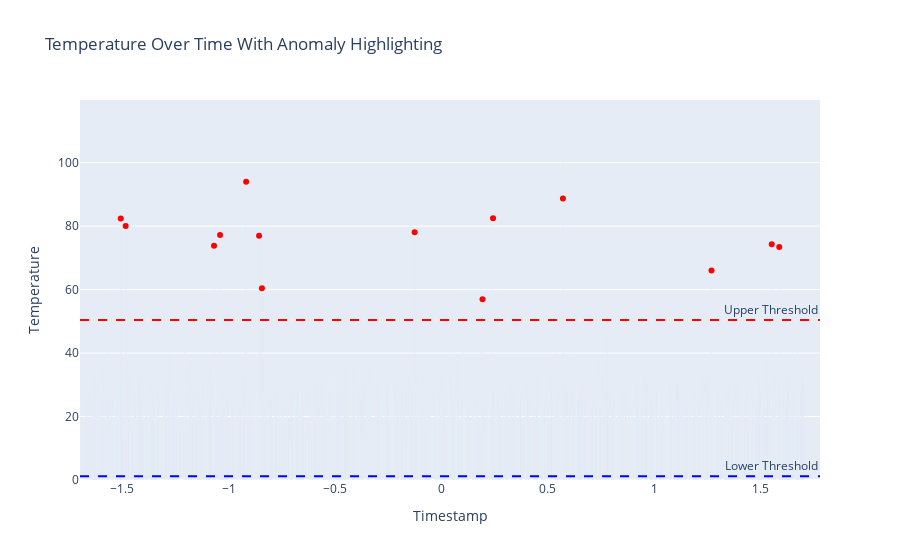

The notebook cell this image was saved under:
### Code cell
import plotly.express as px

fig = px.bar(data, x='Timestamp', y='Temperature', title='Temperature Over Time With Anomaly Highlighting')
fig.add_hline(y=threshold_upper, line_dash="dash", line_color="red", annotation_text="Upper Threshold")
fig.add_hline(y=threshold_lower, line_dash="dash", line_color="blue", annotation_text="Lower Threshold")
fig.add_trace(px.scatter(anomalies, x='Timestamp', y='Temperature', color_discrete_sequence=['red']).data[0])
fig.show()

### Figure 1 — Plotly figure (JSON) as saved in the notebook; plotly's stock layout.template omitted (floating-point values rounded to 4 significant figures; data arrays with more than 128 entries replaced by an {"elided": "..."} marker saying what was removed)
{"data": [{"alignmentgroup": "True", "hovertemplate": "Timestamp=%{x}<br>Temperature=%{y}<extra></extra>", "legendgroup": "", "marker": {"color": "#636efa", "pattern": {"shape": ""}}, "name": "", "offsetgroup": "", "orientation": "v", "showlegend": false, "textposition": "auto", "type": "bar", "x": {"elided": "1000 float values"}, "xaxis": "x", "y": {"elided": "1000 float values"}, "yaxis": "y"}, {"hovertemplate": "Timestamp=%{x}<br>Temperature=%{y}<extra></extra>", "legendgroup": "", "marker": {"color": "red", "symbol": "circle"}, "mode": "markers", "name": "", "orientation": "v", "showlegend": false, "type": "scatter", "x": [0.2428, -0.8577, -1.485, -0.9184, -1.508, -1.07, -0.1259, 0.5714, 1.27, -1.041, 1.553, 0.1933, -0.8442, 1.589], "xaxis": "x", "y": [82.46, 76.96, 80.04, 94.01, 82.42, 73.84, 78.08, 88.68, 66.03, 77.18, 74.27, 56.98, 60.41, 73.41], "yaxis": "y"}], "layout": {"annotations": [{"showarrow": false, "text": "Upper Threshold", "x": 1, "xanchor": "right", "xref": "x domain", "y": 50.42, "yanchor": "bottom", "yref": "y"}, {"showarrow": false, "text": "Lower Threshold", "x": 1, "xanchor": "right", "xref": "x domain", "y": 1.175, "yanchor": "bottom", "yref": "y"}], "barmode": "relative", "legend": {"tracegroupgap": 0}, "shapes": [{"line": {"color": "red", "dash": "dash"}, "type": "line", "x0": 0, "x1": 1, "xref": "x domain", "y0": 50.42, "y1": 50.42, "yref": "y"}, {"line": {"color": "blue", "dash": "dash"}, "type": "line", "x0": 0, "x1": 1, "xref": "x domain", "y0": 1.175, "y1": 1.175, "yref": "y"}], "title": {"text": "Temperature Over Time With Anomaly Highlighting"}, "xaxis": {"anchor": "y", "domain": [0, 1], "title": {"text": "Timestamp"}}, "yaxis": {"anchor": "x", "domain": [0, 1], "title": {"text": "Temperature"}}}}
